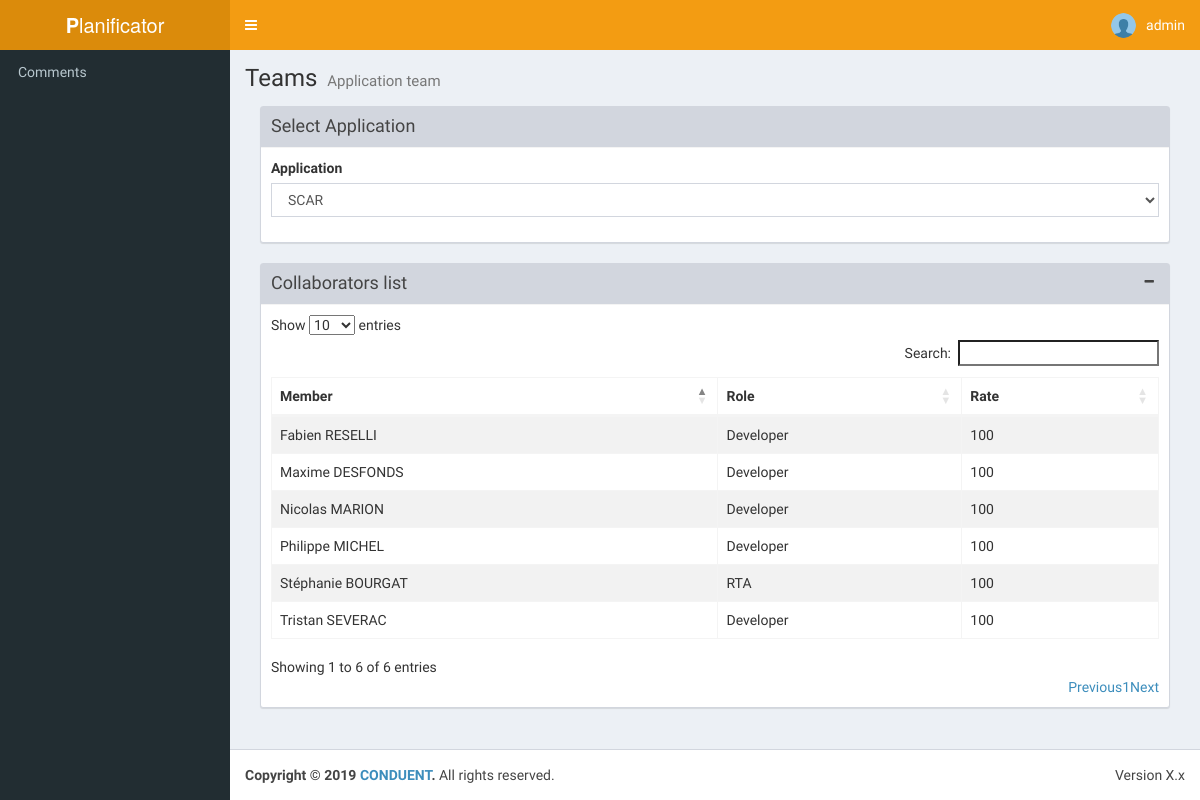
Page /organisation/application/1/ (signed in) on the committed database.
### userprofile/models.py (models this page shows, shortened)
class UserProfile(AbstractUser):
    service = models.ForeignKey(Service, on_delete=models.CASCADE, null=True)
    USERNAME_FIELD = 'username'

### organisation/models.py (models this page shows, shortened)
class ApplicationMember(models.Model):
    application = models.ForeignKey(Application, on_delete=models.CASCADE, null=True)
    rate = models.PositiveSmallIntegerField()
    collaborator = models.ForeignKey(Collaborator, related_name="member", on_delete=models.CASCADE, null=True)
    role = models.ForeignKey(Role, on_delete=models.CASCADE, null=True)

class Collaborator(models.Model):
    name = models.CharField(max_length=50, null=True, blank=False)
    service = models.ForeignKey(Service, on_delete=models.CASCADE, null=True)
    code = models.CharField(max_length=10, null=True, blank=False)
    active = models.BooleanField(default=True)

class Role(models.Model):
    name = models.CharField(max_length=50, null=True, blank=False)
    def __str__(self):
        return self.name

### organisation/views/application.py (the view, shortened to what this page needs)
# urls.py: path('application/', application.ApplicationView.as_view(), name='application'),
@method_decorator(login_required(login_url='/userprofile/login/'), name='dispatch')#permet de cacher la view si l'utilisateur n'est pas connecté et le redirige vers le login (décorateur)
class ApplicationView(View):
    template = 'team/application.html'
    context = {
        'title': 'Planificator',
        'title_page': "Teams",
        'description_page': "Application team",
    }
    def get(self, request, application_id=None):
        context = self.basecontext()
        if application_id is not None:
            context.update({
                'application_choosen': application_id,
                'members': ApplicationMember.objects.filter(application__id=application_id)
            })
        return render(
            request,
            self.template,
            context=context
        )
    def basecontext(self, request=None):
        context = self.context.copy()
        data = {
            'applications': Application.objects.all(),
        }
        context.update(data)
        if request is not None and 'application_id' in request.POST:
            context.update({
                'application_choosen': int(request.POST.get('application_id')),
            })
        return context

### organisation/templates/team/application.html (shortened to what this page needs)
{% extends "base.html" %}
{% block title_page %}
    <h1>
     {{ title_page }}
      <small>{{ description_page }}</small>
    </h1>
{% endblock %}
{% block content %}
<div class="col-md-12">
  <div class="box box-default box-solid">
    <div class="box-header with-border">
      <h3 class="box-title">Select Application</h3>
    </div>
    <div class="box-body">
      <div class="row">
        <div class="col-lg-12">
          <div class="form-group">
            <label>Application</label>
            <select id="selectapplication" name="application_id" class="form-control">
  {% for application in applications %}
              <option value="{% url 'application' application.id %}" {% ifequal application_choosen application.id|floatformat:"0" %} selected="selected"{% endifequal %}>{{ application.name }}</option>
  {% endfor %}
            </select>
          </div>
        </div>
      </div>
    </div>
  </div>
</div>
<div class="col-md-12">
  <div class="box box-default box-solid">
    <div class="box-header with-border">
      <h3 class="box-title">Collaborators list</h3>
      <div class="box-tools pull-right">
        <button type="button" class="btn btn-box-tool" data-widget="collapse"><i class="fa fa-minus"></i></button>
      </div>
    </div>
    <div class="box-body">
          <table id="collaboratorstable" class="table table-striped table-bordered">
            <thead>
              <tr>
                <th>Member</th>
                <th>Role</th>
                <th>Rate</th>
              </tr>
            </thead>
            <tbody>
  {% for member in members %}
              <tr>
                <td>{{ member.collaborator.name }}</td>
                <td>{{ member.role }}</td>
                <td>{{ member.rate }}</td>
              </tr>
  {% endfor %}
            </tbody>
          </table>
    </div>
  </div>
</div>
{% endblock %}

### planificator/templates/header.html (shortened to what this page needs)
{% load static %}
<header class="main-header">
  <a href="/" class="logo">
    <span class="logo-lg"><b>P</b>lanificator</span>
  </a>
  <nav class="navbar navbar-static-top" role="navigation">
    <a href="#" class="sidebar-toggle" data-toggle="push-menu" role="button">
    </a>
  {% if user.is_authenticated %}
    <div class="navbar-custom-menu">
      <ul class="nav navbar-nav">
        <li class="dropdown user user-menu">
          <a href="#" class="dropdown-toggle" data-toggle="dropdown">
            <img src="{% static 'images/profil.png' %}" class="user-image" alt="User Image">
            <span class="hidden-xs">{{ request.user.username }}</span>
          </a>
        </li>
      </ul>
    </div>
  {% endif %}
  </nav>
</header>

### rows in the picture
UserProfile: user.username "admin"
ApplicationMember: collaborator.name "Fabien RESELLI", role "Developer", rate "100"
ApplicationMember: collaborator.name "Maxime DESFONDS", role "Developer", rate "100"
ApplicationMember: collaborator.name "Nicolas MARION", role "Developer", rate "100"
ApplicationMember: collaborator.name "Philippe MICHEL", role "Developer", rate "100"
ApplicationMember: collaborator.name "Stéphanie BOURGAT", role "RTA", rate "100"
ApplicationMember: collaborator.name "Tristan SEVERAC", role "Developer", rate "100"

### other values in the picture
{{ title_page }} "Teams"
{{ description_page }} "Application team"
form field application_id "SCAR"
